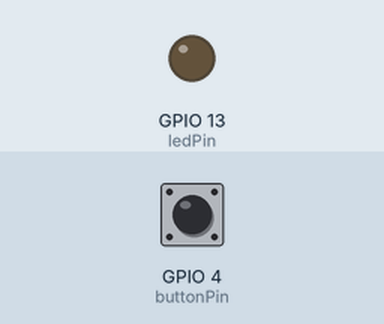
Bench run of a sketch on a simulated ESP8266 (NodeMCU). On the bench: output pins drawn as LEDs (lit = HIGH). The test bench sets the inputs (shaded band); at power-on: GPIO 4 (buttonPin) LOW. WiFi joins after 1.5 s; servers stay silent unless stated; what the sketch prints to the serial monitor is not drawn.

Above: at 2.7 s.
2.8 s: GPIO 4 (buttonPin) pulled HIGH for 0.15 s
At 2.87 s:
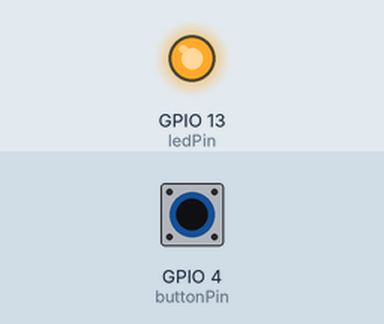
4.4 s: GPIO 4 (buttonPin) pulled HIGH for 3.2 s
At 8.2 s:
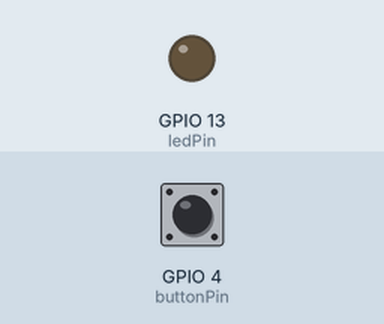
Timing chart, 0 to 9.7 s (numbered marks = the images above; inputs shaded):
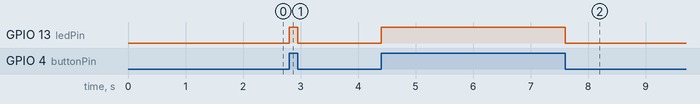

Measured:
- after the input at 2.8 s, GPIO 13 (ledPin): LOW → HIGH at once, → LOW 0.15 s later
- after the input at 4.4 s, GPIO 13 (ledPin): LOW → HIGH at once, → LOW 3.2 s later

The sketch:

BasicOTA.ino
```cpp
#include <ESP8266WiFi.h>
#include <ESP8266mDNS.h>
#include <WiFiUdp.h>
#include <ArduinoOTA.h>

const char* ssid = "ooxx157";
const char* password = "sonet1102";
const int buttonPin = 4;     // the number of the pushbutton pin
const int ledPin =  13;      // the number of the LED pin（蓝色LED）

// variables will change:
int buttonState = 0;         // variable for reading the pushbutton status

void setup() {
  Serial.begin(115200);
  Serial.println("Booting");
  WiFi.mode(WIFI_STA);
  WiFi.begin(ssid, password);
  // initialize the LED pin as an output:
  pinMode(ledPin, OUTPUT);
  // initialize the pushbutton pin as an input:
  pinMode(buttonPin, INPUT);
  while (WiFi.waitForConnectResult() != WL_CONNECTED) {
    Serial.println("Connection Failed! Rebooting...");
    delay(5000);
    ESP.restart();
  }

  // Port defaults to 8266
  // ArduinoOTA.setPort(8266);

  // Hostname defaults to esp8266-[ChipID]
  // ArduinoOTA.setHostname("myesp8266");

  // No authentication by default
  // ArduinoOTA.setPassword((const char *)"123");

  ArduinoOTA.onStart([]() {
    Serial.println("Start");
  });
  ArduinoOTA.onEnd([]() {
    Serial.println("\nEnd");
  });
  ArduinoOTA.onProgress([](unsigned int progress, unsigned int total) {
    Serial.printf("Progress: %u%%\r", (progress / (total / 100)));
  });
  ArduinoOTA.onError([](ota_error_t error) {
    Serial.printf("Error[%u]: ", error);
    if (error == OTA_AUTH_ERROR) Serial.println("Auth Failed");
    else if (error == OTA_BEGIN_ERROR) Serial.println("Begin Failed");
    else if (error == OTA_CONNECT_ERROR) Serial.println("Connect Failed");
    else if (error == OTA_RECEIVE_ERROR) Serial.println("Receive Failed");
    else if (error == OTA_END_ERROR) Serial.println("End Failed");
  });
  ArduinoOTA.begin();
  Serial.println("Ready");
  Serial.print("IP address: ");
  Serial.println(WiFi.localIP());
}

void loop() {
  ArduinoOTA.handle();
  // read the state of the pushbutton value:
  buttonState = digitalRead(buttonPin);
  // check if the pushbutton is pressed.
  // if it is, the buttonState is HIGH:
  if (buttonState == HIGH) {
    // turn LED on:
    digitalWrite(ledPin, HIGH);
  } else {
    // turn LED off:
    digitalWrite(ledPin, LOW);
  }
}
```
